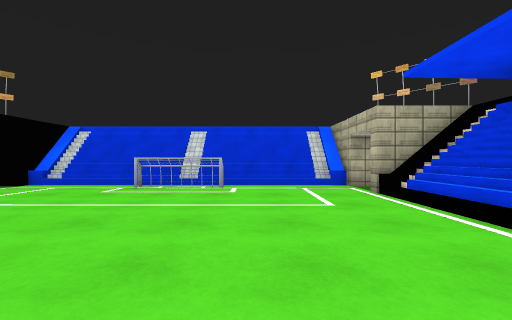
[1] (above)

12 first-person views from a walk through a Unity game level. The camera is 1.2 m above the floor, looks level and sees 90° across. The floor is counted in squares, 2 m on a side. Each view is taken from the middle of a square. On the plan, view 1 faces up. The plan holds only what a view shows up to about 9 squares ahead; the rest is blank. The place goes on beyond the plan. Surface patterns are stand-ins for the level's own textures.

[2]
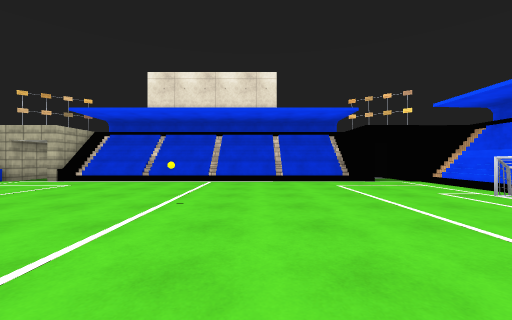

[3]
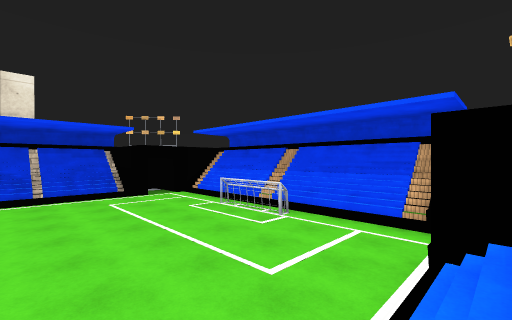

[4]
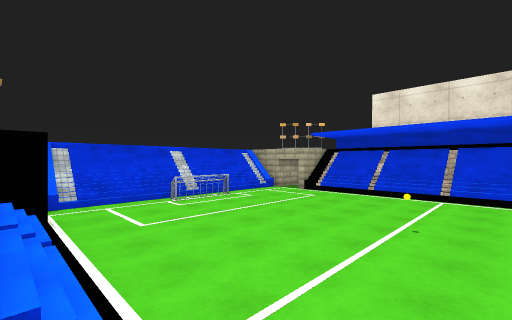

[5]
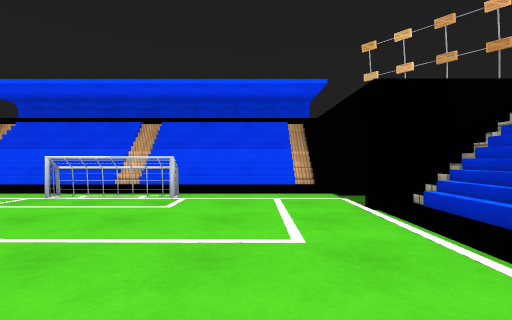

[6]
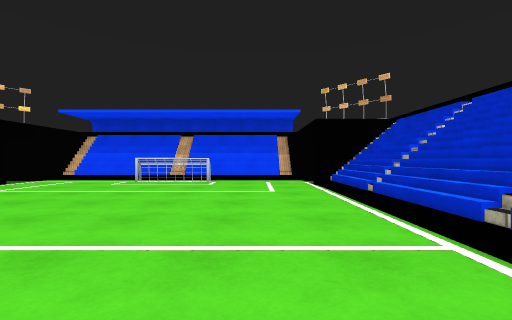

[7]
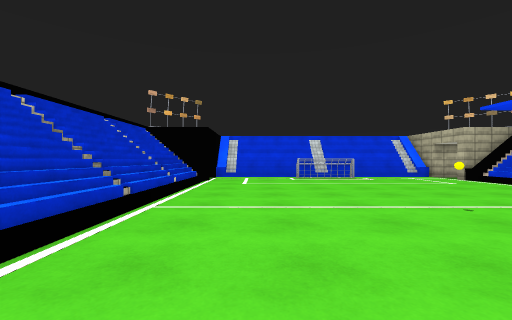

[8]
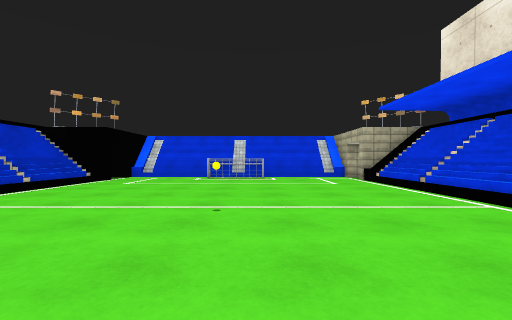

[9]
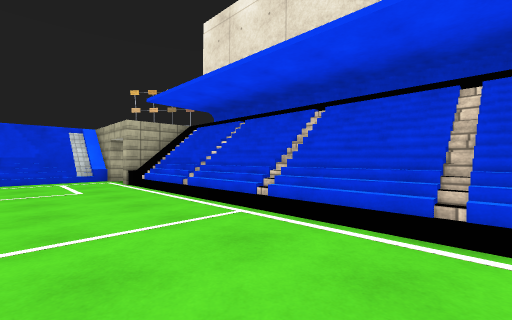

[10]
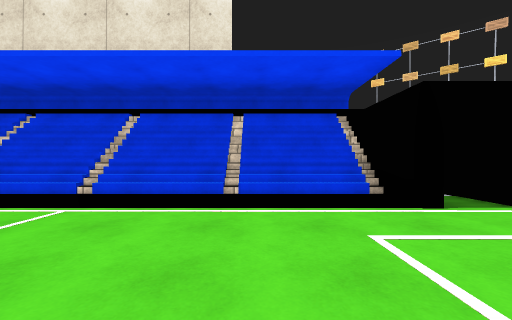

[11]
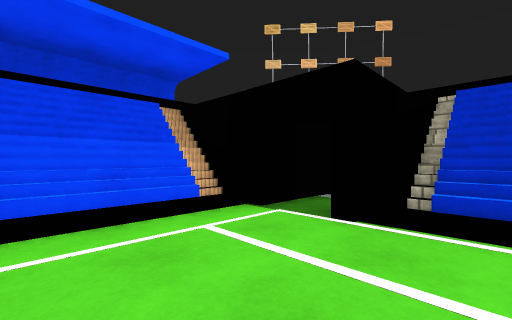

[12]
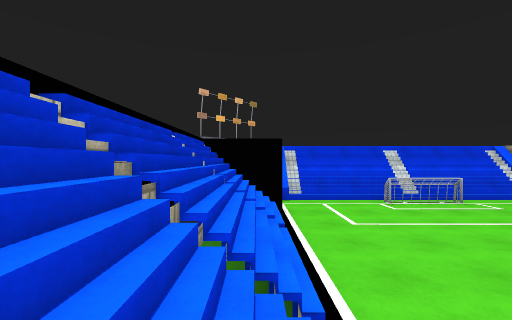

### Floor plan
Key: @ floor where view 1 was taken; # wall or solid block; x gap in a wall; . floor; / step, stairs or slope; = window, fence, low wall or low ledge; ^ raised ledge; v drop or lower ground; O other object.
Columns run from 7 left of view 1 to 4 right of it. Each row starts with its distance up from view 1.
  7   v// ///v
  6 ###//##//=#
  5 O #......###
  4  /......./##
  3 //.......//#
  2 //......./##
  1 //.......//#
  0 //....O@./ #
 -1 //.......//#
 -2  /......./##
 -3 //.......//#
 -4 O#......./##
 -5 #....##....
 -6  O^//x///#
 -7   ^#######
 -8   ###

Where each view was taken, in squares from view 1:
view 1: 0 up, 0 right, facing up
view 2: 1 down, 5 left, facing right
view 3: 1 down, 6 left, facing down-right
view 4: 1 down, 6 left, facing up-right
view 5: 1 down, 4 left, facing down
view 6: 2 up, 4 left, facing down
view 7: 3 down, 4 left, facing up
view 8: 3 down, 1 left, facing up
view 9: 2 down, 0 right, facing up-right
view 10: 2 down, 1 left, facing right
view 11: 3 down, 3 left, facing down-left
view 12: 1 down, 6 left, facing up
